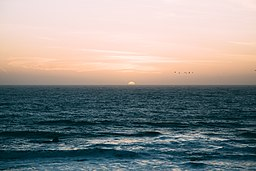
#> input picture sheet3/yellow_horizon.jpg, 256 x 171 px
$ python task2.py
#> lines starting #> are read from the running program, lines starting #| are printed output that depends on the picture
# Gruppe 26
# Laszlo Korte
# Alexander Remmes-Weitz

import os
import numpy as np
from sklearn.linear_model import RANSACRegressor
from skimage import io, transform, feature, filters
from skimage.util import random_noise
from skimage.filters import gaussian, sobel
from skimage.color import rgb2gray

import matplotlib.pyplot as plt
from tqdm import tqdm


def main():
	image_name = 'yellow_horizon.jpg'
	image_orig = io.imread(os.path.join(os.path.dirname(__file__), image_name))
#> image_orig is the input picture: shape (171, 256, 3); mean R, G, B 142.9, 142.4, 140.2

	angles = [0, -12, 17]
	fig, ax = plt.subplots(len(angles),4, figsize=(14,9))
	fig.suptitle("Sheet 3, Task 2: RANSAC")

	for i, a in enumerate(angles):
		image_rot = transform.rotate(image_orig, a, mode='reflect')
		image_gray = rgb2gray(image_rot)
		image_smooth = filters.gaussian(image_gray, sigma=3)
		image_sobel = filters.sobel_h(image_smooth)

		ax[i, 0].imshow(image_rot)
		ax[i, 0].set_title(f"Original (rotation={a}°)")
		ax[i, 1].imshow(image_gray, cmap='gray')
		ax[i, 1].set_title(f"Gray and Horizon (rotation={a}°)")
		ax[i, 2].imshow(image_smooth, cmap='gray')
		ax[i, 2].set_title(f"Smooth (sigma=3) (rotation={a}°)")
		ax[i, 3].imshow(image_sobel, cmap='gray')
		ax[i, 3].set_title(f"Sobel and candidates (rotation={a}°)")

		candidates, l1, l2 = predict_horizon(image_sobel)

		for x, y in candidates:
			ax[i, 3].axvline(x, color='r', lw=0.5)
			ax[i, 3].plot(x, y, 'sr')

		ax[i, 1].plot(l1, l2, '-y', lw=2)
#> this loop made 3 passes
#> l2 on passes 1 to 3: (85, 85), (58.21, 112.3), (124.1, 46.26)
#> pass 1, in main, `image_smooth = filters.gaussian(image_gray, sigma=3)`:
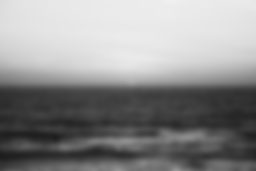
#> image_smooth: shape (171, 256) float64; min 0.113, max 0.942, mean 0.558
#> pass 1, in main, `image_sobel = filters.sobel_h(image_smooth)`:
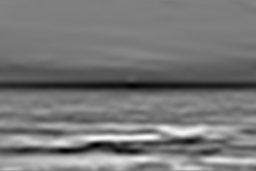
#> image_sobel: shape (171, 256) float64; min -0.0987, max 0.0983, mean -0.00563; drawn with min black and max white
#> after the loop:
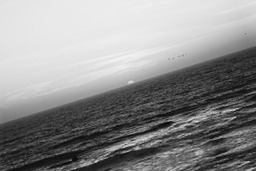
#> image_gray: shape (171, 256) float64; min 0.0225, max 0.957, mean 0.559
#> after the loop:
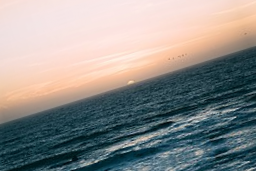
#> image_rot: shape (171, 256, 3) float64; mean R, G, B 0.562, 0.559, 0.55
#> after the loop:
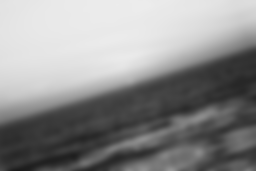
#> image_smooth: shape (171, 256) float64; min 0.105, max 0.929, mean 0.559
#> after the loop:
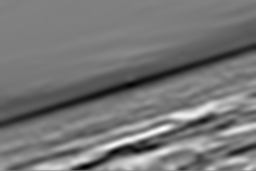
#> image_sobel: shape (171, 256) float64; min -0.096, max 0.095, mean -0.00674; drawn with min black and max white

	fig.tight_layout()
	plt.show()
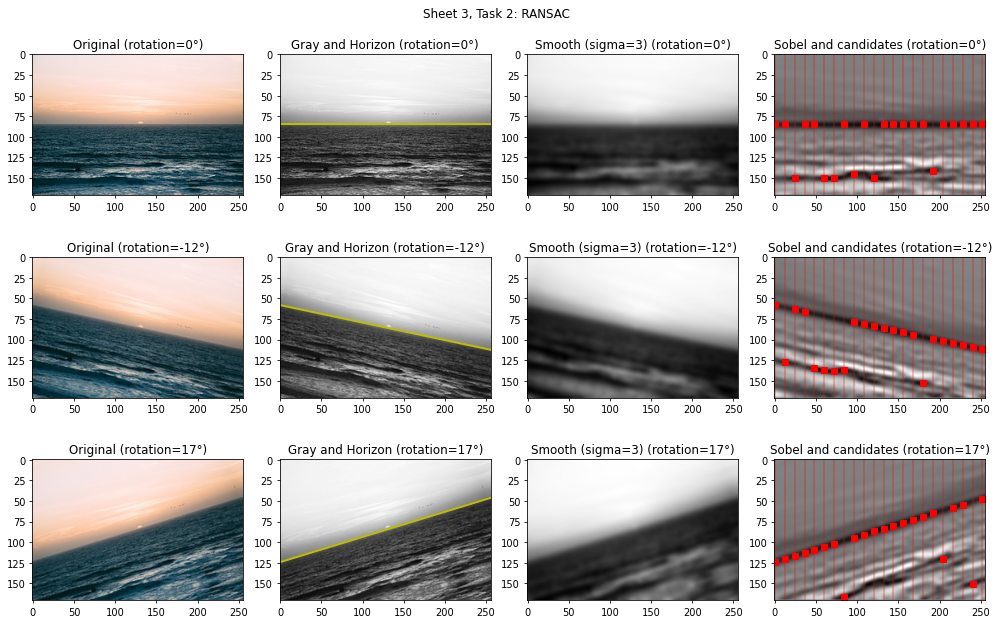
#> figure drawn by matplotlib, 12 panels

def predict_horizon(image_sobel, line_count=20):
	height, width = image_sobel.shape

	hop_size = width // line_count
	lines_x = np.arange(0, width, hop_size)
	minimums = image_sobel[:,lines_x].argmin(0)
	candidates = zip(lines_x, minimums)

	ransac = RANSACRegressor(min_samples=2)
	ransac.fit(lines_x.reshape(-1, 1), minimums)

	return candidates, \
		(0,width-1), \
		(ransac.predict([[0]])[0], ransac.predict([[width-1]])[0])

if __name__ == '__main__':
	main()
